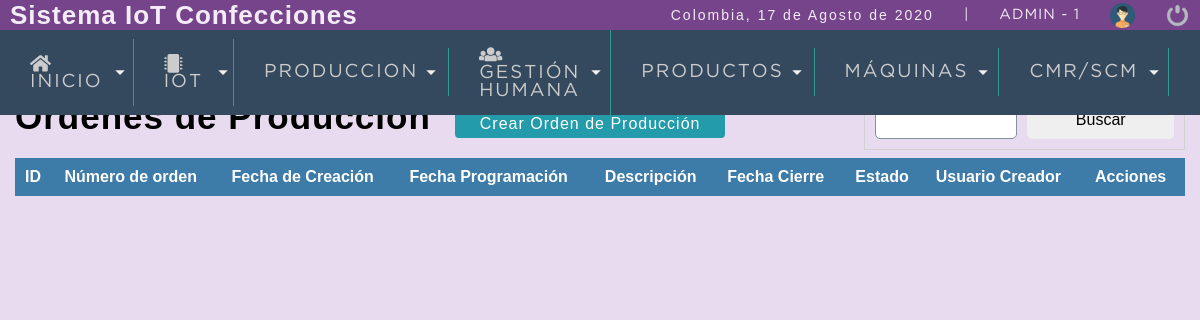
The page /sistema/lista_ordenes_produccion.php (signed in) on the database as committed earlier.
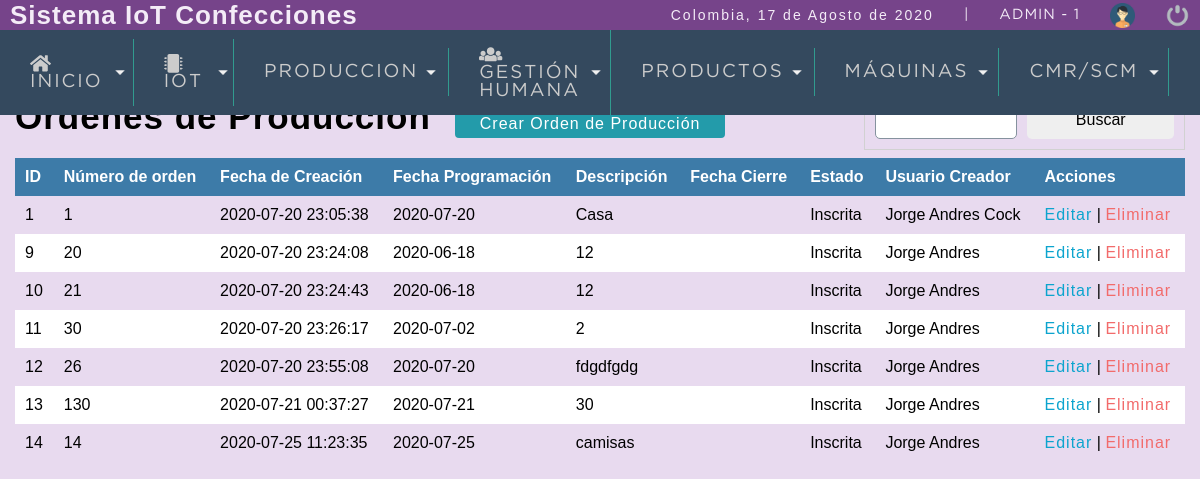
The same page on the database as committed later.
### tables this page shows
CREATE TABLE `ordenesproduccion` (
  `idordenproduccion` int(11) NOT NULL,
  `numeroordenproduccion` int(11) NOT NULL,
  `fechaprogramacion` date DEFAULT NULL,
  `fechapausa` date DEFAULT NULL,
  `fechacontinuacion` date DEFAULT NULL,
  `fechacierre` date DEFAULT NULL,
  `created_at` datetime NOT NULL DEFAULT current_timestamp(),
  `updated_at` datetime DEFAULT NULL,
  `deleted_at` datetime DEFAULT NULL,
  `descripcion` varchar(200) NOT NULL,
  `idestadoordenproduccion` int(11) NOT NULL DEFAULT 1,
  `status` int(11) NOT NULL DEFAULT 1,
  `usuario_id` int(11) NOT NULL
);

CREATE TABLE `estadosordenproduccion` (
  `idestadoordenproduccion` int(11) NOT NULL,
  `estado` varchar(10) NOT NULL,
  `status` int(11) NOT NULL DEFAULT 1,
  `created_at` datetime DEFAULT current_timestamp(),
  `updated_at` datetime DEFAULT NULL,
  `deleted_at` datetime DEFAULT NULL
);

CREATE TABLE `usuario` (
  `idusuario` int(11) NOT NULL,
  `nombre` varchar(50) DEFAULT NULL,
  `correo` varchar(100) DEFAULT NULL,
  `usuario` varchar(15) DEFAULT NULL,
  `clave` varchar(100) DEFAULT NULL,
  `rol` int(11) DEFAULT NULL,
  `status` int(11) NOT NULL DEFAULT 1,
  `created_at` datetime DEFAULT current_timestamp(),
  `updated_at` datetime DEFAULT NULL,
  `deleted_at` datetime DEFAULT NULL
);

### sistema/calculonumpaginas.php (called while the page is built, shortened)
<?php
	$por_pagina=10;
	if(empty($_REQUEST['pagina'])){
		$pagina=1;
	}else{
		$pagina=$_REQUEST['pagina'];
	}
	$desde=($pagina-1)*$por_pagina;
?>

### sistema/lista_ordenes_produccion.php (the view, shortened to what this page needs)
<?php
	include "includes/scripts.php";
?>
<!DOCTYPE html>
<html lang="en">
<head>
</head>
<body>
	<?php  include "includes/header.php"; ?>
	<section id="container">
		<h1>Ordenes de Producción</h1>
		<a href="registro_orden_produccion.php" class="btn_new">Crear Orden de Producción</a>
		<form action="buscar_orden_produccion.php" method="get" class="form_search">
			<input type="text" name="busqueda" id="busqueda">
			<input type="submit" value="Buscar" class="btn_search">
		</form>
		<table>
			<tr>
				<th>ID</th>
				<th>Número de orden</th>
				<th>Fecha de Creación</th>
				<th>Fecha Programación</th>
				<th>Descripción</th>
				<th>Fecha Cierre</th>
				<th>Estado </th>
				<th>Usuario Creador </th>
				<th>Acciones</th>
			</tr>
			<?php
				include "../conexion.php";
				include "calculonumpaginas.php";
				$query = mysqli_query($conexion,"
					SELECT u.idordenproduccion, u.numeroordenproduccion, u.created_at, u.fechaprogramacion, u.descripcion, u.fechacierre, r.estado, m.nombre
					FROM ordenesproduccion u
					INNER JOIN estadosordenproduccion r ON u.idestadoordenproduccion = r.idestadoordenproduccion
					INNER JOIN usuario m ON u.usuario_id = m.idusuario
					WHERE u.status=1 ORDER BY u.idordenproduccion ASC LIMIT $desde,$por_pagina");
				$result = mysqli_num_rows($query);
				if($result>0){
					while ($data=mysqli_fetch_array($query)) {
						?>
							<tr>
								<td><?php echo $data['idordenproduccion']; ?></td>
								<td><?php echo $data['numeroordenproduccion']; ?></td>
								<td><?php echo $data['created_at']; ?></td>
								<td><?php echo $data['fechaprogramacion']; ?></td>
								<td><?php echo $data['descripcion']; ?></td>
								<td><?php echo $data['fechacierre']; ?></td>
								<td><?php echo $data['estado']; ?></td>
								<td><?php echo $data['nombre']; ?></td>
								<td>
									<a class="link_edit" href="editar_orden_produccion.php?id=<?php echo $data['idordenproduccion']; ?>">Editar</a>
									|
									<a class="link_delete" href="eliminar_confirmar_orden_produccion.php?id=<?php echo $data['idordenproduccion']; ?>">Eliminar</a>
								</td>
							</tr>
						<?php
					}
				}
			?>
		</table>
	</section>
</body>
</html>

Rows that differ between the two databases and show on the page:
now on this page (row edited): ordenesproduccion: idordenproduccion "1", numeroordenproduccion "1", created_at "2020-07-20 23:05:38", fechaprogramacion "2020-07-20", descripcion "Casa", idestadoordenproduccion.estado "Inscrita", usuario.nombre "Jorge Andres Cock"
added ordenesproduccion: idordenproduccion "9", numeroordenproduccion "20", created_at "2020-07-20 23:24:08", fechaprogramacion "2020-06-18", descripcion "12", idestadoordenproduccion.estado "Inscrita", usuario.nombre "Jorge Andres"
added ordenesproduccion: idordenproduccion "10", numeroordenproduccion "21", created_at "2020-07-20 23:24:43", fechaprogramacion "2020-06-18", descripcion "12", idestadoordenproduccion.estado "Inscrita", usuario.nombre "Jorge Andres"
added ordenesproduccion: idordenproduccion "11", numeroordenproduccion "30", created_at "2020-07-20 23:26:17", fechaprogramacion "2020-07-02", descripcion "2", idestadoordenproduccion.estado "Inscrita", usuario.nombre "Jorge Andres"
added ordenesproduccion: idordenproduccion "12", numeroordenproduccion "26", created_at "2020-07-20 23:55:08", fechaprogramacion "2020-07-20", descripcion "fdgdfgdg", idestadoordenproduccion.estado "Inscrita", usuario.nombre "Jorge Andres"
added ordenesproduccion: idordenproduccion "13", numeroordenproduccion "130", created_at "2020-07-21 00:37:27", fechaprogramacion "2020-07-21", descripcion "30", idestadoordenproduccion.estado "Inscrita", usuario.nombre "Jorge Andres"
added ordenesproduccion: idordenproduccion "14", numeroordenproduccion "14", created_at "2020-07-25 11:23:35", fechaprogramacion "2020-07-25", descripcion "camisas", idestadoordenproduccion.estado "Inscrita", usuario.nombre "Jorge Andres"
